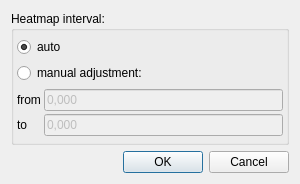
<?xml version="1.0" encoding="UTF-8"?>
<ui version="4.0">
 <class>DialogHeatmapConfiguration</class>
 <widget class="QDialog" name="DialogHeatmapConfiguration">
  <property name="geometry">
   <rect>
    <x>0</x>
    <y>0</y>
    <width>300</width>
    <height>184</height>
   </rect>
  </property>
  <property name="sizePolicy">
   <sizepolicy hsizetype="MinimumExpanding" vsizetype="MinimumExpanding">
    <horstretch>0</horstretch>
    <verstretch>0</verstretch>
   </sizepolicy>
  </property>
  <property name="windowTitle">
   <string>Heatmap Configuration</string>
  </property>
  <layout class="QVBoxLayout" name="verticalLayout_4">
   <item>
    <widget class="QGroupBox" name="groupX">
     <property name="enabled">
      <bool>true</bool>
     </property>
     <property name="title">
      <string>Heatmap interval:</string>
     </property>
     <layout class="QVBoxLayout" name="verticalLayout">
      <property name="spacing">
       <number>3</number>
      </property>
      <property name="leftMargin">
       <number>3</number>
      </property>
      <property name="topMargin">
       <number>3</number>
      </property>
      <property name="rightMargin">
       <number>3</number>
      </property>
      <property name="bottomMargin">
       <number>3</number>
      </property>
      <item>
       <widget class="QRadioButton" name="radioIntervalAuto">
        <property name="text">
         <string>auto</string>
        </property>
        <property name="checked">
         <bool>true</bool>
        </property>
       </widget>
      </item>
      <item>
       <widget class="QRadioButton" name="radioIntervalManual">
        <property name="text">
         <string>manual adjustment:</string>
        </property>
        <property name="checked">
         <bool>false</bool>
        </property>
       </widget>
      </item>
      <item>
       <layout class="QGridLayout" name="gridLayout">
        <item row="1" column="0">
         <widget class="QLabel" name="label_2">
          <property name="sizePolicy">
           <sizepolicy hsizetype="Maximum" vsizetype="Preferred">
            <horstretch>0</horstretch>
            <verstretch>0</verstretch>
           </sizepolicy>
          </property>
          <property name="text">
           <string>to</string>
          </property>
          <property name="buddy">
           <cstring>txtMax</cstring>
          </property>
         </widget>
        </item>
        <item row="0" column="0">
         <widget class="QLabel" name="label">
          <property name="sizePolicy">
           <sizepolicy hsizetype="Maximum" vsizetype="Preferred">
            <horstretch>0</horstretch>
            <verstretch>0</verstretch>
           </sizepolicy>
          </property>
          <property name="text">
           <string>from</string>
          </property>
          <property name="buddy">
           <cstring>txtMin</cstring>
          </property>
         </widget>
        </item>
        <item row="0" column="1">
         <widget class="QLineEdit" name="txtMin">
          <property name="enabled">
           <bool>false</bool>
          </property>
          <property name="text">
           <string>0,000</string>
          </property>
         </widget>
        </item>
        <item row="1" column="1">
         <widget class="QLineEdit" name="txtMax">
          <property name="enabled">
           <bool>false</bool>
          </property>
          <property name="text">
           <string>0,000</string>
          </property>
         </widget>
        </item>
       </layout>
      </item>
     </layout>
    </widget>
   </item>
   <item>
    <widget class="QDialogButtonBox" name="buttonBox">
     <property name="orientation">
      <enum>Qt::Horizontal</enum>
     </property>
     <property name="standardButtons">
      <set>QDialogButtonBox::Cancel|QDialogButtonBox::Ok</set>
     </property>
    </widget>
   </item>
  </layout>
 </widget>
 <tabstops>
  <tabstop>radioIntervalAuto</tabstop>
  <tabstop>radioIntervalManual</tabstop>
  <tabstop>txtMin</tabstop>
  <tabstop>txtMax</tabstop>
 </tabstops>
 <resources/>
 <connections>
  <connection>
   <sender>radioIntervalManual</sender>
   <signal>toggled(bool)</signal>
   <receiver>txtMin</receiver>
   <slot>setEnabled(bool)</slot>
   <hints>
    <hint type="sourcelabel">
     <x>47</x>
     <y>58</y>
    </hint>
    <hint type="destinationlabel">
     <x>50</x>
     <y>73</y>
    </hint>
   </hints>
  </connection>
  <connection>
   <sender>radioIntervalManual</sender>
   <signal>toggled(bool)</signal>
   <receiver>txtMax</receiver>
   <slot>setEnabled(bool)</slot>
   <hints>
    <hint type="sourcelabel">
     <x>74</x>
     <y>57</y>
    </hint>
    <hint type="destinationlabel">
     <x>74</x>
     <y>99</y>
    </hint>
   </hints>
  </connection>
  <connection>
   <sender>buttonBox</sender>
   <signal>rejected()</signal>
   <receiver>DialogHeatmapConfiguration</receiver>
   <slot>reject()</slot>
   <hints>
    <hint type="sourcelabel">
     <x>112</x>
     <y>285</y>
    </hint>
    <hint type="destinationlabel">
     <x>207</x>
     <y>287</y>
    </hint>
   </hints>
  </connection>
 </connections>
</ui>
